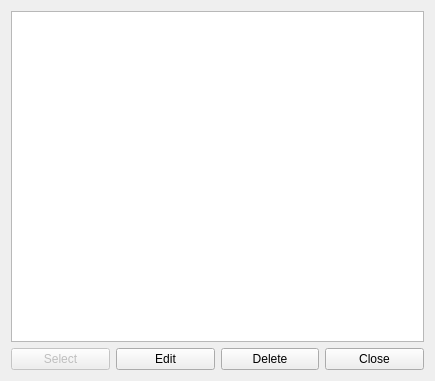
<?xml version="1.0" encoding="UTF-8"?>
<ui version="4.0">
 <class>dlgSelectPlan</class>
 <widget class="QDialog" name="dlgSelectPlan">
  <property name="geometry">
   <rect>
    <x>0</x>
    <y>0</y>
    <width>435</width>
    <height>381</height>
   </rect>
  </property>
  <property name="windowTitle">
   <string>Select Redistricting Plan</string>
  </property>
  <layout class="QVBoxLayout" name="verticalLayout">
   <item>
    <widget class="QTableView" name="lvwPlans">
     <property name="selectionMode">
      <enum>QAbstractItemView::SingleSelection</enum>
     </property>
     <property name="selectionBehavior">
      <enum>QAbstractItemView::SelectRows</enum>
     </property>
     <property name="showGrid">
      <bool>false</bool>
     </property>
     <property name="wordWrap">
      <bool>false</bool>
     </property>
     <attribute name="horizontalHeaderStretchLastSection">
      <bool>true</bool>
     </attribute>
     <attribute name="verticalHeaderVisible">
      <bool>false</bool>
     </attribute>
    </widget>
   </item>
   <item>
    <layout class="QGridLayout" name="gridLayout">
     <item row="1" column="5">
      <widget class="QPushButton" name="btnCancel">
       <property name="text">
        <string>Close</string>
       </property>
      </widget>
     </item>
     <item row="1" column="3">
      <widget class="QPushButton" name="btnEdit">
       <property name="text">
        <string>Edit</string>
       </property>
      </widget>
     </item>
     <item row="1" column="0">
      <widget class="QPushButton" name="btnOpen">
       <property name="enabled">
        <bool>false</bool>
       </property>
       <property name="text">
        <string>Select</string>
       </property>
       <property name="default">
        <bool>true</bool>
       </property>
      </widget>
     </item>
     <item row="1" column="4">
      <widget class="QPushButton" name="btnDelete">
       <property name="text">
        <string>Delete</string>
       </property>
      </widget>
     </item>
    </layout>
   </item>
  </layout>
 </widget>
 <resources/>
 <connections/>
</ui>
